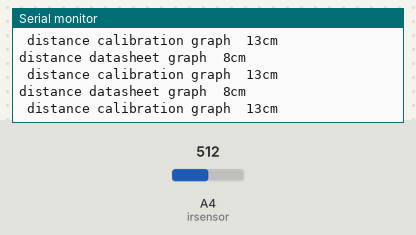
Bench run of a sketch on a simulated Arduino Uno, built with avr-gcc and run on an emulated ATmega328P. Parts: the last lines printed to the serial monitor. Inputs (shaded band) come from the test bench; at power-on: A4 (irsensor) = 512.

Above: at 1.2 s.
1.3 s: A4 (irsensor) set to 477
At 1.59 s:
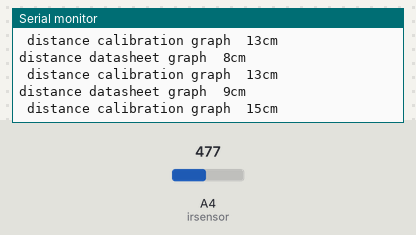
4.3 s: A4 (irsensor) set to 446
At 4.41 s:
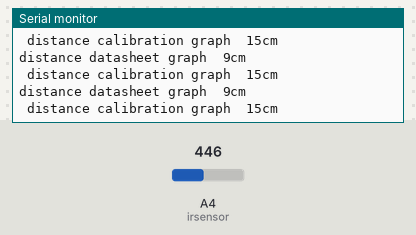
Timing chart, 0 to 7.3 s (numbered marks = the images above; inputs shaded):
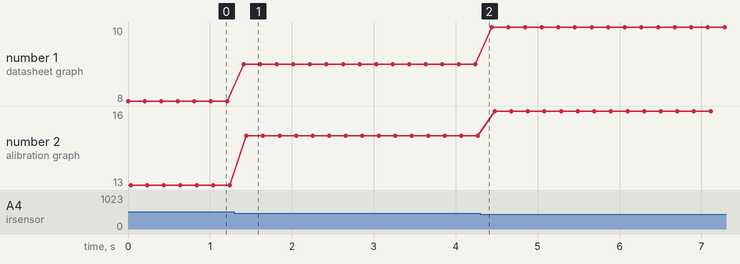

The sketch:

infrared_sensor.ino
```cpp
int irsensor = A4;     //sensor is attached on pinA0
byte serialRead = 0;  //for control serial communication
int signalADC = 0;  // the read out signal in 0-1023 corresponding to 0-5v

void setup() {
  // put your setup code here, to run once:
Serial.begin(9600);    // start serial communication
}

void loop() {
  // put your main code here, to run repeatedly:

       if (Serial.available())           // Check for input from terminal
   {
     serialRead = Serial.read();     // Read input
     if (serialRead==49)           // Check for flag to execute, 49 is ascii for 1, stop serial printing
     {
       Serial.end();                  // end the serial communication to get the sensor data
     }
   }

  signalADC = analogRead(irsensor);   // the read out is a signal from 0-1023 corresponding to 0-5v
  int distance1 = 17948*pow(signalADC,-1.22);  // calculate the distance using the datasheet graph
  int distancec = 46161*pow(signalADC,-1.302);  // calculate the distance using the calibrated graph
Serial.print("distance datasheet graph  "); //print out the results on serial monitor
Serial.print(distance1);
Serial.println("cm");
Serial.print(" ");
Serial.print("distance calibration graph  ");
Serial.print(distancec);
Serial.println("cm");
delay(200);
} 
```

Measured:
- after the input at 1.3 s, the serial monitor: prints a new line after 0.11 s (image 1)
- plotted number 1: 8 → 9 after the input at 1.3 s, 9 → 10 after the input at 4.3 s
- plotted number 2: 13 → 15 after the input at 1.3 s, 15 → 16 after the input at 4.3 s
